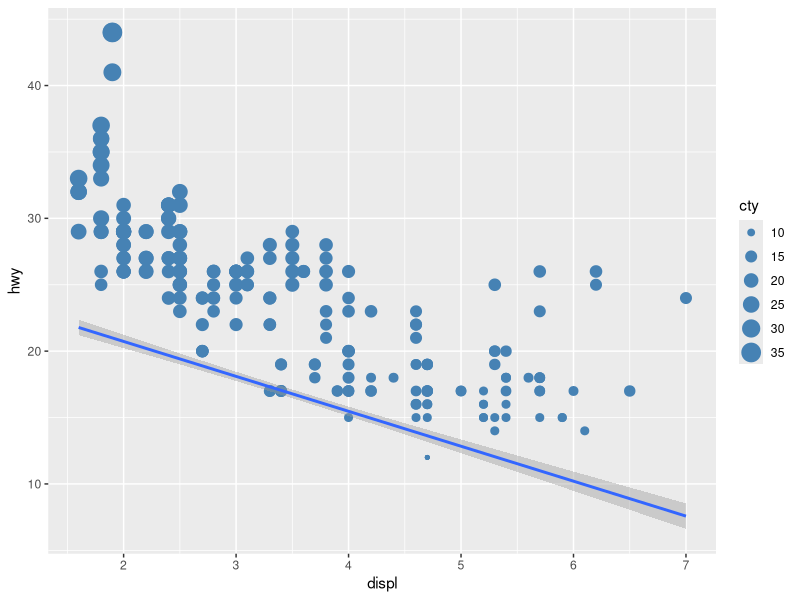

The R source for this figure:
library(ggplot2)
summary(mpg)

ggplot(data=mpg) + 
  geom_point(mapping = aes(x=displ, y=hwy, size=cty), color='steelblue') +
  #geom_histogram(mapping = aes(x=displ), binwidth = 0.05, color='black', fill='transparent')
  geom_smooth(aes(displ, cty), method = 'lm')